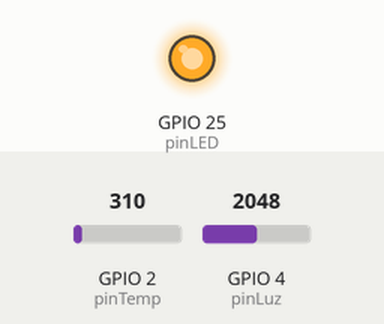
A sketch run on a simulated ESP32. Shown: output pins drawn as LEDs (lit = HIGH). The test bench sets the inputs (shaded band); at power-on: GPIO 2 (pinTemp) = 310, GPIO 4 (pinLuz) = 2048. What the sketch prints to the serial monitor is not drawn.

Above: at 2.2 s.
2.3 s: GPIO 2 (pinTemp) set to 217
3.8 s: GPIO 2 (pinTemp) set to 184
At 5.0 s:
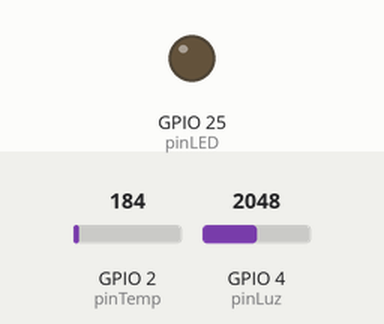
6.0 s: GPIO 4 (pinLuz) set to 553
7.5 s: GPIO 4 (pinLuz) set to 449
Timing chart, 0 to 10.5 s (numbered marks = the images above; inputs shaded):
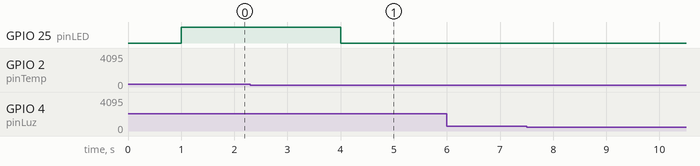

The sketch:

codi.ino
```cpp
// Definición de pines
const int pinTemp = 2;
const int pinLuz = 4;
const int pinLED = 25;

// Control de tiempo
unsigned long tiempoAnterior = 0;
const long intervalo = 500; // 0.5 segundos

void setup() {
  // Es vital que el monitor serie esté a 115200
  Serial.begin(115200);
  pinMode(pinLED, OUTPUT);
  pinMode(pinTemp, INPUT);
  pinMode(pinLuz, INPUT);

  Serial.println("--- MONITORIZACIÓN EN TIEMPO REAL (0.5s) ---");
  Serial.println("Los datos se actualizarán en la misma línea.");
  delay(1000);
}

void loop() {
  unsigned long tiempoActual = millis();

  if (tiempoActual - tiempoAnterior >= intervalo) {
    tiempoAnterior = tiempoActual;

    // 1. Lecturas
    int lecturaADC = analogRead(pinTemp);
    float voltaje = (lecturaADC * 3.3) / 4095.0;
    float temperatura = voltaje * 100.0;
    int valorLuz = analogRead(pinLuz);

    // 2. Lógica del LED (17°C)
    if (temperatura >= 17.0) {
      digitalWrite(pinLED, HIGH);
    } else if (temperatura < 16.5) {
      digitalWrite(pinLED, LOW);
    }

    // 3. IMPRESIÓN EN LA MISMA LÍNEA
    // \r vuelve al inicio de la línea.
    // Imprimimos espacios al final para limpiar caracteres antiguos si la cifra se acorta.
    Serial.print("\rTEMP: ");
    Serial.print(temperatura, 2);
    Serial.print(" °C | LLUM: ");
    Serial.print(valorLuz);
    Serial.print(" | LED: ");
    Serial.print(digitalRead(pinLED) ? "ON " : "OFF");

    // Alerta rápida de intrusión al lado
    if (valorLuz > 500) {
      Serial.print(" | [!] INTRUSIÓ DETECTADA");
    } else {
      Serial.print(" | [OK] RACK TANCAT      ");
    }
  }

  // Control Manual (LED_OFF / STATUS)
  if (Serial.available() > 0) {
    String comando = Serial.readStringUntil('\n');
    comando.trim();

    if (comando == "LED_OFF") {
      digitalWrite(pinLED, LOW);
      Serial.println("\n>> LED apagat manualment."); // Salto de línea para no romper el monitor
    }
  }
}
```

Measured:
- the behaviour switches between 205 and 204 on GPIO 2 (pinTemp) (found by bisection; images 0 and 1)
- after the input at 2.3 s, every drawn part: stays the same
- after the input at 3.8 s, GPIO 25 (pinLED): HIGH → LOW after 0.21 s
- after the input at 6.0 s, every drawn part: stays the same
- after the input at 7.5 s, every drawn part: stays the same
